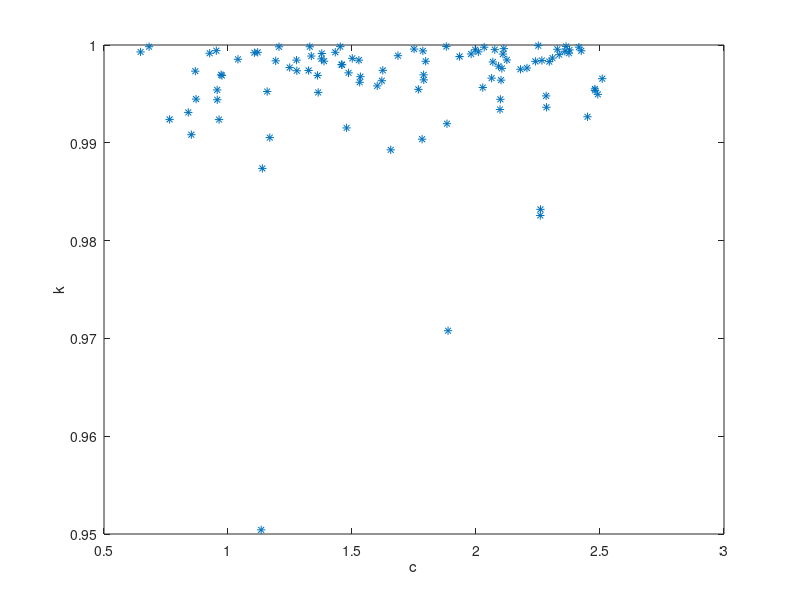

Write MATLAB code to recreate this figure.
% Z1TEST  Gottwald-Melbourne 0-1 test for chaos
% 
% Z1TEST(X) is the result of the 0-1 test applied to the vector X.
% Result is near to 0 for non-chaotic data and near 1 for chaotic data.
% see  http://arxiv.org/pdf/0906.1418v1.  Paul Matthews, July 2009.
function kmedian=z1test
x = zeros(1,5000);
c = -1.9;
x(1) = 0.2;
for i=2:5000
    x(i) = x(i-1)^2+c;
end

s=size(x);

if s(2)==1 
    x=x'; 
end

N=length(x); 
j=1:N;
t=1:round(N/10);
M=zeros(1,round(N/10));
c=pi/5+rand(1,100)*3*pi/5; % 100 random c values in [pi/5,4pi/5]

for its=1:100
   p=cumsum(x.*cos(j*c(its)));
   q=cumsum(x.*sin(j*c(its)));
%    plot(p,q);xlabel('p');ylabel('q');
   for n=1:round(N/10)
      M(n)=mean( (p(n+1:N)-p(1:N-n)).^2 + (q(n+1:N)-q(1:N-n)).^2 )- ...
           mean(x)^2*(1-cos(n*c(its)))/(1-cos(c(its)));
   end
   kcorr(its)=corr(t',M');
end

% useful diagnostic plots
 plot(c,kcorr,'*');xlabel('c');ylabel('k'); 
%  plot(t,M);xlabel('t');ylabel('D')

% Two crude attempts to check for oversampling:
if (max(x)-min(x) )/mean(abs(diff(x))) > 10 || ...
       median(kcorr(c<mean(c))) - median(kcorr(c>mean(c))) > 0.5
   disp('Warning: data is probably oversampled.')
   disp('Use coarser sampling or reduce the maximum value of c.')
end

kmedian=median(kcorr);